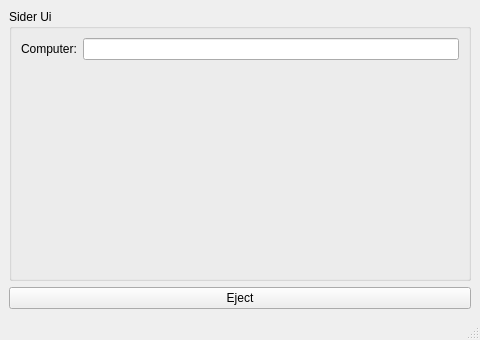
<?xml version="1.0" encoding="UTF-8"?>
<ui version="4.0">
 <class>NddPluginImplement</class>
 <widget class="QMainWindow" name="NddPluginImplement">
  <property name="geometry">
   <rect>
    <x>0</x>
    <y>0</y>
    <width>480</width>
    <height>340</height>
   </rect>
  </property>
  <property name="windowTitle">
   <string>MainWindow</string>
  </property>
  <widget class="QWidget" name="centralwidget">
   <layout class="QGridLayout" name="gridLayout">
    <item row="0" column="0">
     <widget class="QGroupBox" name="groupBox">
      <property name="title">
       <string>Sider Ui</string>
      </property>
      <layout class="QGridLayout" name="gridLayout_2">
       <item row="0" column="1">
        <widget class="QLineEdit" name="computer"/>
       </item>
       <item row="0" column="0">
        <widget class="QLabel" name="label">
         <property name="text">
          <string>Computer:</string>
         </property>
        </widget>
       </item>
       <item row="1" column="1">
        <spacer name="verticalSpacer">
         <property name="orientation">
          <enum>Qt::Vertical</enum>
         </property>
         <property name="sizeHint" stdset="0">
          <size>
           <width>20</width>
           <height>40</height>
          </size>
         </property>
        </spacer>
       </item>
      </layout>
     </widget>
    </item>
    <item row="1" column="0">
     <widget class="QPushButton" name="pushButton">
      <property name="text">
       <string>Eject</string>
      </property>
     </widget>
    </item>
   </layout>
  </widget>
  <widget class="QMenuBar" name="menubar">
   <property name="geometry">
    <rect>
     <x>0</x>
     <y>0</y>
     <width>480</width>
     <height>23</height>
    </rect>
   </property>
  </widget>
  <widget class="QStatusBar" name="statusbar"/>
 </widget>
 <resources/>
 <connections/>
</ui>
